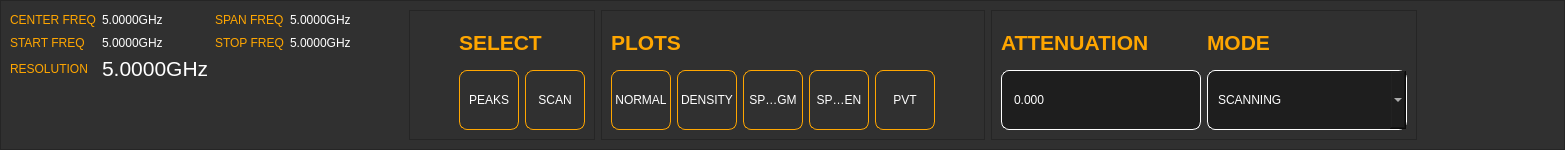
     <widget class="QFrame" name="frameTaskbar">
      <property name="minimumSize">
       <size>
        <width>0</width>
        <height>150</height>
       </size>
      </property>
      <property name="maximumSize">
       <size>
        <width>16777215</width>
        <height>150</height>
       </size>
      </property>
      <property name="styleSheet">
       <string notr="true">background-color: rgb(48, 48, 48);</string>
      </property>
      <property name="frameShape">
       <enum>QFrame::StyledPanel</enum>
      </property>
      <property name="frameShadow">
       <enum>QFrame::Raised</enum>
      </property>
      <layout class="QGridLayout" name="gridLayoutframeTaskbar">
       <property name="leftMargin">
        <number>0</number>
       </property>
       <property name="topMargin">
        <number>0</number>
       </property>
       <property name="rightMargin">
        <number>0</number>
       </property>
       <property name="bottomMargin">
        <number>0</number>
       </property>
       <property name="spacing">
        <number>0</number>
       </property>
       <item row="0" column="1">
        <widget class="QFrame" name="frameTaskButtons">
         <property name="frameShape">
          <enum>QFrame::NoFrame</enum>
         </property>
         <property name="frameShadow">
          <enum>QFrame::Raised</enum>
         </property>
         <layout class="QHBoxLayout" name="horizontalLayout">
          <item>
           <widget class="QFrame" name="frameMEnuSelect">
            <property name="styleSheet">
             <string notr="true">   QToolButton {
        border: 1px solid #FFA600;
        border-radius: 8px;
        background-color: transparent;
        text-align: center;  /* Align text to bottom */    
		font: 8pt &quot;Arial&quot;;
       	color: rgb(255, 255,255);
    }
    
    QToolButton:pressed {
        background-color: #FFA600;
    }

QLabel {
	color: rgb(255, 166, 0);
	font: 700 16pt &quot;Arial&quot;;
}</string>
            </property>
            <property name="frameShape">
             <enum>QFrame::StyledPanel</enum>
            </property>
            <property name="frameShadow">
             <enum>QFrame::Raised</enum>
            </property>
            <layout class="QGridLayout" name="gridLayout_2">
             <item row="0" column="1" colspan="2">
              <widget class="QLabel" name="label_11">
               <property name="font">
                <font>
                 <family>Arial</family>
                 <pointsize>16</pointsize>
                 <italic>false</italic>
                 <bold>true</bold>
                </font>
               </property>
               <property name="text">
                <string>SELECT</string>
               </property>
               <property name="alignment">
                <set>Qt::AlignLeading|Qt::AlignLeft|Qt::AlignVCenter</set>
               </property>
              </widget>
             </item>
             <item row="1" column="0">
              <spacer name="horizontalSpacer_2">
               <property name="orientation">
                <enum>Qt::Horizontal</enum>
               </property>
               <property name="sizeType">
                <enum>QSizePolicy::Expanding</enum>
               </property>
               <property name="sizeHint" stdset="0">
                <size>
                 <width>40</width>
                 <height>20</height>
                </size>
               </property>
              </spacer>
             </item>
             <item row="1" column="1">
              <widget class="QToolButton" name="toolButtonPeaksSelect">
               <property name="minimumSize">
                <size>
                 <width>60</width>
                 <height>60</height>
                </size>
               </property>
               <property name="maximumSize">
                <size>
                 <width>60</width>
                 <height>60</height>
                </size>
               </property>
               <property name="layoutDirection">
                <enum>Qt::LeftToRight</enum>
               </property>
               <property name="text">
                <string>PEAKS</string>
               </property>
               <property name="icon">
                <iconset resource="../resources.qrc">
                 <normaloff>:/icons/resources/peakpng.png</normaloff>:/icons/resources/peakpng.png</iconset>
               </property>
               <property name="iconSize">
                <size>
                 <width>40</width>
                 <height>40</height>
                </size>
               </property>
               <property name="checkable">
                <bool>false</bool>
               </property>
               <property name="checked">
                <bool>false</bool>
               </property>
               <property name="toolButtonStyle">
                <enum>Qt::ToolButtonTextUnderIcon</enum>
               </property>
              </widget>
             </item>
             <item row="1" column="2">
              <widget class="QToolButton" name="toolButtonBandScanSelect">
               <property name="minimumSize">
                <size>
                 <width>60</width>
                 <height>60</height>
                </size>
               </property>
               <property name="maximumSize">
                <size>
                 <width>60</width>
                 <height>60</height>
                </size>
               </property>
               <property name="layoutDirection">
                <enum>Qt::LeftToRight</enum>
               </property>
               <property name="text">
                <string>SCAN</string>
               </property>
               <property name="icon">
                <iconset resource="../resources.qrc">
                 <normaloff>:/icons/resources/search.png</normaloff>:/icons/resources/search.png</iconset>
               </property>
               <property name="iconSize">
                <size>
                 <width>40</width>
                 <height>40</height>
                </size>
               </property>
               <property name="checkable">
                <bool>false</bool>
               </property>
               <property name="checked">
                <bool>false</bool>
               </property>
               <property name="toolButtonStyle">
                <enum>Qt::ToolButtonTextUnderIcon</enum>
               </property>
              </widget>
             </item>
            </layout>
           </widget>
          </item>
          <item>
           <widget class="QFrame" name="framePlotSelect">
            <property name="styleSheet">
             <string notr="true">   QToolButton {
        border: 1px solid #FFA600;
        border-radius: 8px;
        background-color: transparent;
        text-align: center;  /* Align text to bottom */    
		font: 8pt &quot;Arial&quot;;
       	color: rgb(255, 255,255);
    }
    
    QToolButton:pressed {
        background-color: #FFA600;
    }

QLabel {
	color: rgb(255, 166, 0);
	font: 700 16pt &quot;Arial&quot;;
}</string>
            </property>
            <property name="frameShape">
             <enum>QFrame::StyledPanel</enum>
            </property>
            <property name="frameShadow">
             <enum>QFrame::Raised</enum>
            </property>
            <layout class="QGridLayout" name="gridLayout_3">
             <item row="1" column="6">
              <spacer name="horizontalSpacer_3">
               <property name="orientation">
                <enum>Qt::Horizontal</enum>
               </property>
               <property name="sizeType">
                <enum>QSizePolicy::Expanding</enum>
               </property>
               <property name="sizeHint" stdset="0">
                <size>
                 <width>40</width>
                 <height>20</height>
                </size>
               </property>
              </spacer>
             </item>
             <item row="0" column="1" colspan="2">
              <widget class="QLabel" name="label_12">
               <property name="font">
                <font>
                 <family>Arial</family>
                 <pointsize>16</pointsize>
                 <italic>false</italic>
                 <bold>true</bold>
                </font>
               </property>
               <property name="text">
                <string>PLOTS</string>
               </property>
               <property name="alignment">
                <set>Qt::AlignLeading|Qt::AlignLeft|Qt::AlignVCenter</set>
               </property>
              </widget>
             </item>
             <item row="1" column="1">
              <widget class="QToolButton" name="toolButton_7">
               <property name="minimumSize">
                <size>
                 <width>60</width>
                 <height>60</height>
                </size>
               </property>
               <property name="maximumSize">
                <size>
                 <width>60</width>
                 <height>60</height>
                </size>
               </property>
               <property name="layoutDirection">
                <enum>Qt::LeftToRight</enum>
               </property>
               <property name="text">
                <string>NORMAL</string>
               </property>
               <property name="icon">
                <iconset resource="../resources.qrc">
                 <normaloff>:/icons/resources/Screenshot 2025-02-25 215827.png</normaloff>:/icons/resources/Screenshot 2025-02-25 215827.png</iconset>
               </property>
               <property name="iconSize">
                <size>
                 <width>40</width>
                 <height>40</height>
                </size>
               </property>
               <property name="checkable">
                <bool>false</bool>
               </property>
               <property name="checked">
                <bool>false</bool>
               </property>
               <property name="toolButtonStyle">
                <enum>Qt::ToolButtonTextUnderIcon</enum>
               </property>
              </widget>
             </item>
             <item row="1" column="2">
              <widget class="QToolButton" name="toolButtonDensity">
               <property name="minimumSize">
                <size>
                 <width>60</width>
                 <height>60</height>
                </size>
               </property>
               <property name="maximumSize">
                <size>
                 <width>60</width>
                 <height>60</height>
                </size>
               </property>
               <property name="layoutDirection">
                <enum>Qt::LeftToRight</enum>
               </property>
               <property name="text">
                <string>DENSITY</string>
               </property>
               <property name="icon">
                <iconset resource="../resources.qrc">
                 <normaloff>:/icons/resources/density1.png</normaloff>:/icons/resources/density1.png</iconset>
               </property>
               <property name="iconSize">
                <size>
                 <width>40</width>
                 <height>40</height>
                </size>
               </property>
               <property name="checkable">
                <bool>false</bool>
               </property>
               <property name="checked">
                <bool>false</bool>
               </property>
               <property name="toolButtonStyle">
                <enum>Qt::ToolButtonTextUnderIcon</enum>
               </property>
              </widget>
             </item>
             <item row="1" column="3">
              <widget class="QToolButton" name="toolButtonSpectrum">
               <property name="minimumSize">
                <size>
                 <width>60</width>
                 <height>60</height>
                </size>
               </property>
               <property name="maximumSize">
                <size>
                 <width>60</width>
                 <height>60</height>
                </size>
               </property>
               <property name="layoutDirection">
                <enum>Qt::LeftToRight</enum>
               </property>
               <property name="text">
                <string>SPECTGM</string>
               </property>
               <property name="icon">
                <iconset resource="../resources.qrc">
                 <normaloff>:/icons/resources/spectrogram.jpg</normaloff>:/icons/resources/spectrogram.jpg</iconset>
               </property>
               <property name="iconSize">
                <size>
                 <width>40</width>
                 <height>40</height>
                </size>
               </property>
               <property name="checkable">
                <bool>false</bool>
               </property>
               <property name="checked">
                <bool>false</bool>
               </property>
               <property name="toolButtonStyle">
                <enum>Qt::ToolButtonTextUnderIcon</enum>
               </property>
              </widget>
             </item>
             <item row="1" column="4">
              <widget class="QToolButton" name="toolButtonDensitySpectrum">
               <property name="minimumSize">
                <size>
                 <width>60</width>
                 <height>60</height>
                </size>
               </property>
               <property name="maximumSize">
                <size>
                 <width>60</width>
                 <height>60</height>
                </size>
               </property>
               <property name="layoutDirection">
                <enum>Qt::LeftToRight</enum>
               </property>
               <property name="text">
                <string>SPEC+DEN</string>
               </property>
               <property name="icon">
                <iconset resource="../resources.qrc">
                 <normaloff>:/icons/resources/Screenshot 2025-02-26 234953.png</normaloff>:/icons/resources/Screenshot 2025-02-26 234953.png</iconset>
               </property>
               <property name="iconSize">
                <size>
                 <width>40</width>
                 <height>40</height>
                </size>
               </property>
               <property name="checkable">
                <bool>false</bool>
               </property>
               <property name="checked">
                <bool>false</bool>
               </property>
               <property name="toolButtonStyle">
                <enum>Qt::ToolButtonTextUnderIcon</enum>
               </property>
              </widget>
             </item>
             <item row="1" column="5">
              <widget class="QToolButton" name="toolButton_3">
               <property name="minimumSize">
                <size>
                 <width>60</width>
                 <height>60</height>
                </size>
               </property>
               <property name="maximumSize">
                <size>
                 <width>60</width>
                 <height>60</height>
                </size>
               </property>
               <property name="layoutDirection">
                <enum>Qt::LeftToRight</enum>
               </property>
               <property name="text">
                <string>PVT</string>
               </property>
               <property name="icon">
                <iconset resource="../resources.qrc">
                 <normaloff>:/icons/resources/normal.png</normaloff>:/icons/resources/normal.png</iconset>
               </property>
               <property name="iconSize">
                <size>
                 <width>40</width>
                 <height>40</height>
                </size>
               </property>
               <property name="checkable">
                <bool>false</bool>
               </property>
               <property name="checked">
                <bool>false</bool>
               </property>
               <property name="toolButtonStyle">
                <enum>Qt::ToolButtonTextUnderIcon</enum>
               </property>
              </widget>
             </item>
            </layout>
           </widget>
          </item>
          <item>
           <widget class="QFrame" name="frame">
            <property name="styleSheet">
             <string notr="true">QLabel {
	color: rgb(255, 166, 0);
	font: 700 16pt &quot;Arial&quot;;
}

   QLineEdit {
        border: 1px solid #FFFFFF;
        border-radius: 8px;
        background-color: #1E1E1E;
    	color: rgb(255, 255, 255);
	    font: 20pt &quot;Arial&quot;;   
        qproperty-alignment: AlignLeft;
         padding-left: 10px; /* Adds 10px left margin */

        
 }

   QComboBox {
        border: 1px solid #FFFFFF;
        border-radius: 8px;
        background-color: #1E1E1E;
    	color: rgb(255, 255, 255);
	    font: 20pt &quot;Arial&quot;;   
         padding-left: 10px; /* Adds 10px left margin */
 }

/* Item hover effect */
QComboBox QAbstractItemView::item:hover {
    background-color: #2E2E2E;
}

/* Item pressed/selected effect */
QComboBox QAbstractItemView::item:selected {
    background-color: #3A3A3A;
}

</string>
            </property>
            <property name="frameShape">
             <enum>QFrame::StyledPanel</enum>
            </property>
            <property name="frameShadow">
             <enum>QFrame::Raised</enum>
            </property>
            <layout class="QGridLayout" name="gridLayout_4">
             <item row="0" column="1">
              <widget class="QLabel" name="label_13">
               <property name="font">
                <font>
                 <family>Arial</family>
                 <pointsize>16</pointsize>
                 <italic>false</italic>
                 <bold>true</bold>
                </font>
               </property>
               <property name="text">
                <string>MODE</string>
               </property>
               <property name="alignment">
                <set>Qt::AlignLeading|Qt::AlignLeft|Qt::AlignVCenter</set>
               </property>
              </widget>
             </item>
             <item row="1" column="1">
              <widget class="QComboBox" name="comboBox">
               <property name="minimumSize">
                <size>
                 <width>200</width>
                 <height>60</height>
                </size>
               </property>
               <property name="maximumSize">
                <size>
                 <width>200</width>
                 <height>16777215</height>
                </size>
               </property>
               <item>
                <property name="text">
                 <string>SCANNING</string>
                </property>
               </item>
               <item>
                <property name="text">
                 <string>ZOOM</string>
                </property>
               </item>
              </widget>
             </item>
             <item row="0" column="0">
              <widget class="QLabel" name="label_14">
               <property name="font">
                <font>
                 <family>Arial</family>
                 <pointsize>16</pointsize>
                 <italic>false</italic>
                 <bold>true</bold>
                </font>
               </property>
               <property name="text">
                <string>ATTENUATION</string>
               </property>
               <property name="alignment">
                <set>Qt::AlignLeading|Qt::AlignLeft|Qt::AlignVCenter</set>
               </property>
              </widget>
             </item>
             <item row="1" column="0">
              <widget class="QLineEdit" name="lineEdit">
               <property name="minimumSize">
                <size>
                 <width>200</width>
                 <height>60</height>
                </size>
               </property>
               <property name="maximumSize">
                <size>
                 <width>200</width>
                 <height>16777215</height>
                </size>
               </property>
               <property name="text">
                <string>0.000</string>
               </property>
               <property name="frame">
                <bool>true</bool>
               </property>
              </widget>
             </item>
            </layout>
           </widget>
          </item>
         </layout>
        </widget>
       </item>
       <item row="0" column="0">
        <widget class="QFrame" name="frameMonitoring">
         <property name="sizePolicy">
          <sizepolicy hsizetype="Expanding" vsizetype="Preferred">
           <horstretch>0</horstretch>
           <verstretch>0</verstretch>
          </sizepolicy>
         </property>
         <property name="maximumSize">
          <size>
           <width>586</width>
           <height>16777215</height>
          </size>
         </property>
         <property name="styleSheet">
          <string notr="true">font: 16pt &quot;Arial&quot;;
color: #FFA600</string>
         </property>
         <property name="frameShape">
          <enum>QFrame::NoFrame</enum>
         </property>
         <property name="frameShadow">
          <enum>QFrame::Plain</enum>
         </property>
         <property name="lineWidth">
          <number>0</number>
         </property>
         <layout class="QGridLayout" name="gridLayout">
          <property name="sizeConstraint">
           <enum>QLayout::SetMinimumSize</enum>
          </property>
          <property name="leftMargin">
           <number>9</number>
          </property>
          <property name="topMargin">
           <number>9</number>
          </property>
          <property name="rightMargin">
           <number>9</number>
          </property>
          <property name="bottomMargin">
           <number>9</number>
          </property>
          <property name="spacing">
           <number>6</number>
          </property>
          <item row="1" column="2">
           <widget class="QLabel" name="label_7">
            <property name="text">
             <string>STOP FREQ</string>
            </property>
           </widget>
          </item>
          <item row="1" column="1">
           <widget class="QLabel" name="label_4">
            <property name="styleSheet">
             <string notr="true">color: rgb(255, 255, 255);</string>
            </property>
            <property name="text">
             <string>5.0000GHz</string>
            </property>
           </widget>
          </item>
          <item row="1" column="3">
           <widget class="QLabel" name="label_8">
            <property name="styleSheet">
             <string notr="true">color: rgb(255, 255, 255);</string>
            </property>
            <property name="text">
             <string>5.0000GHz</string>
            </property>
           </widget>
          </item>
          <item row="0" column="1">
           <widget class="QLabel" name="label_2">
            <property name="styleSheet">
             <string notr="true">color: rgb(255, 255, 255);</string>
            </property>
            <property name="text">
             <string>5.0000GHz</string>
            </property>
           </widget>
          </item>
          <item row="0" column="0">
           <widget class="QLabel" name="label">
            <property name="text">
             <string>CENTER FREQ</string>
            </property>
           </widget>
          </item>
          <item row="0" column="3">
           <widget class="QLabel" name="label_10">
            <property name="styleSheet">
             <string notr="true">color: rgb(255, 255, 255);</string>
            </property>
            <property name="text">
             <string>5.0000GHz</string>
            </property>
           </widget>
          </item>
          <item row="2" column="1">
           <widget class="QLabel" name="label_6">
            <property name="font">
             <font>
              <family>Arial</family>
              <pointsize>16</pointsize>
              <italic>false</italic>
              <bold>false</bold>
             </font>
            </property>
            <property name="styleSheet">
             <string notr="true">color: rgb(255, 255, 255);</string>
            </property>
            <property name="text">
             <string>5.0000GHz</string>
            </property>
           </widget>
          </item>
          <item row="0" column="4">
           <spacer name="horizontalSpacer">
            <property name="orientation">
             <enum>Qt::Horizontal</enum>
            </property>
            <property name="sizeHint" stdset="0">
             <size>
              <width>40</width>
              <height>20</height>
             </size>
            </property>
           </spacer>
          </item>
          <item row="2" column="0">
           <widget class="QLabel" name="label_5">
            <property name="text">
             <string>RESOLUTION</string>
            </property>
           </widget>
          </item>
          <item row="1" column="0">
           <widget class="QLabel" name="label_3">
            <property name="text">
             <string>START FREQ</string>
            </property>
           </widget>
          </item>
          <item row="0" column="2">
           <widget class="QLabel" name="label_9">
            <property name="text">
             <string>SPAN FREQ</string>
            </property>
           </widget>
          </item>
          <item row="3" column="1">
           <spacer name="verticalSpacer">
            <property name="orientation">
             <enum>Qt::Vertical</enum>
            </property>
            <property name="sizeHint" stdset="0">
             <size>
              <width>20</width>
              <height>40</height>
             </size>
            </property>
           </spacer>
          </item>
         </layout>
        </widget>
       </item>
       <item row="0" column="2">
        <widget class="QFrame" name="frameIcon">
         <property name="minimumSize">
          <size>
           <width>67</width>
           <height>0</height>
          </size>
         </property>
         <property name="maximumSize">
          <size>
           <width>190</width>
           <height>16777215</height>
          </size>
         </property>
         <property name="frameShape">
          <enum>QFrame::NoFrame</enum>
         </property>
         <property name="frameShadow">
          <enum>QFrame::Raised</enum>
         </property>
         <layout class="QGridLayout" name="gridLayout_5">
          <item row="0" column="0">
           <widget class="QLabel" name="label_15">
            <property name="minimumSize">
             <size>
              <width>120</width>
              <height>44</height>
             </size>
            </property>
            <property name="maximumSize">
             <size>
              <width>120</width>
              <height>44</height>
             </size>
            </property>
            <property name="styleSheet">
             <string notr="true"/>
            </property>
            <property name="text">
             <string/>
            </property>
            <property name="pixmap">
             <pixmap resource="../resources.qrc">:/icons/resources/icon.png</pixmap>
            </property>
            <property name="scaledContents">
             <bool>true</bool>
            </property>
            <property name="alignment">
             <set>Qt::AlignRight|Qt::AlignTrailing|Qt::AlignVCenter</set>
            </property>
           </widget>
          </item>
          <item row="1" column="0">
           <spacer name="verticalSpacer_2">
            <property name="orientation">
             <enum>Qt::Vertical</enum>
            </property>
            <property name="sizeHint" stdset="0">
             <size>
              <width>20</width>
              <height>40</height>
             </size>
            </property>
           </spacer>
          </item>
         </layout>
        </widget>
       </item>
      </layout>
     </widget>
